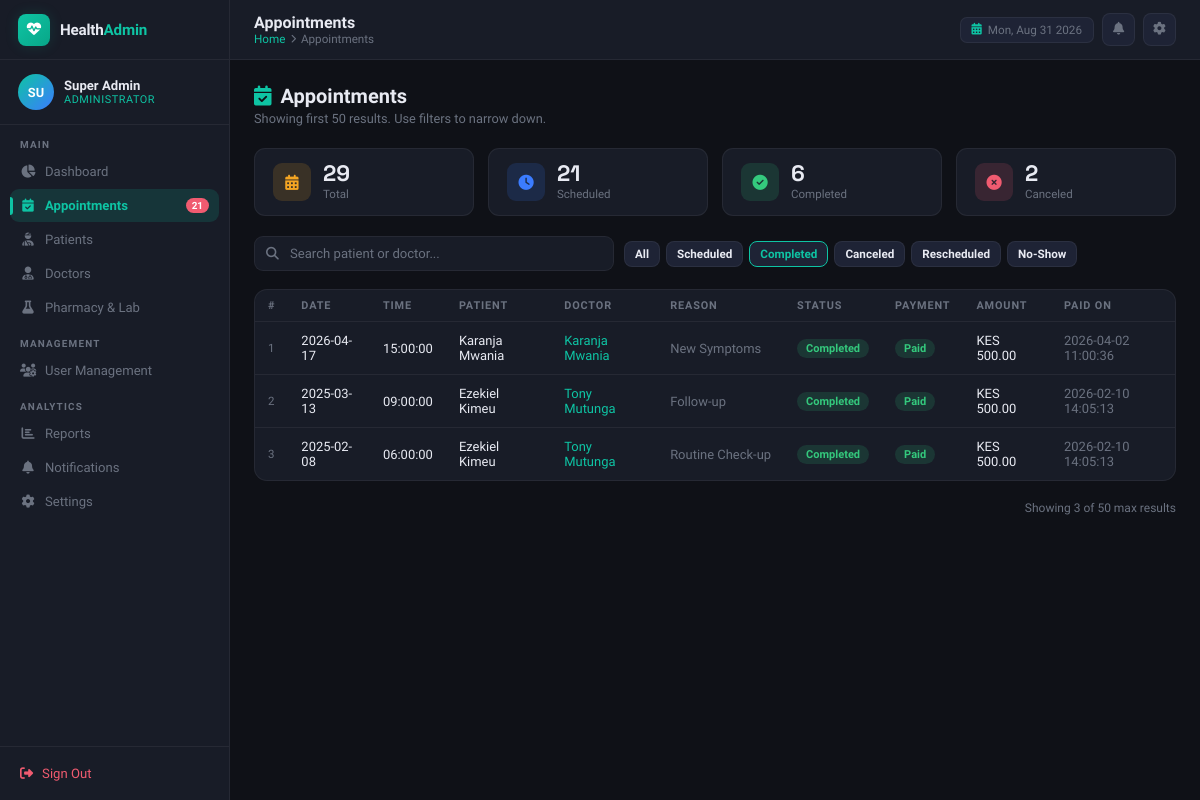
/admin/appointments.php?status=completed (signed in), run on an earlier commit of the app's database.
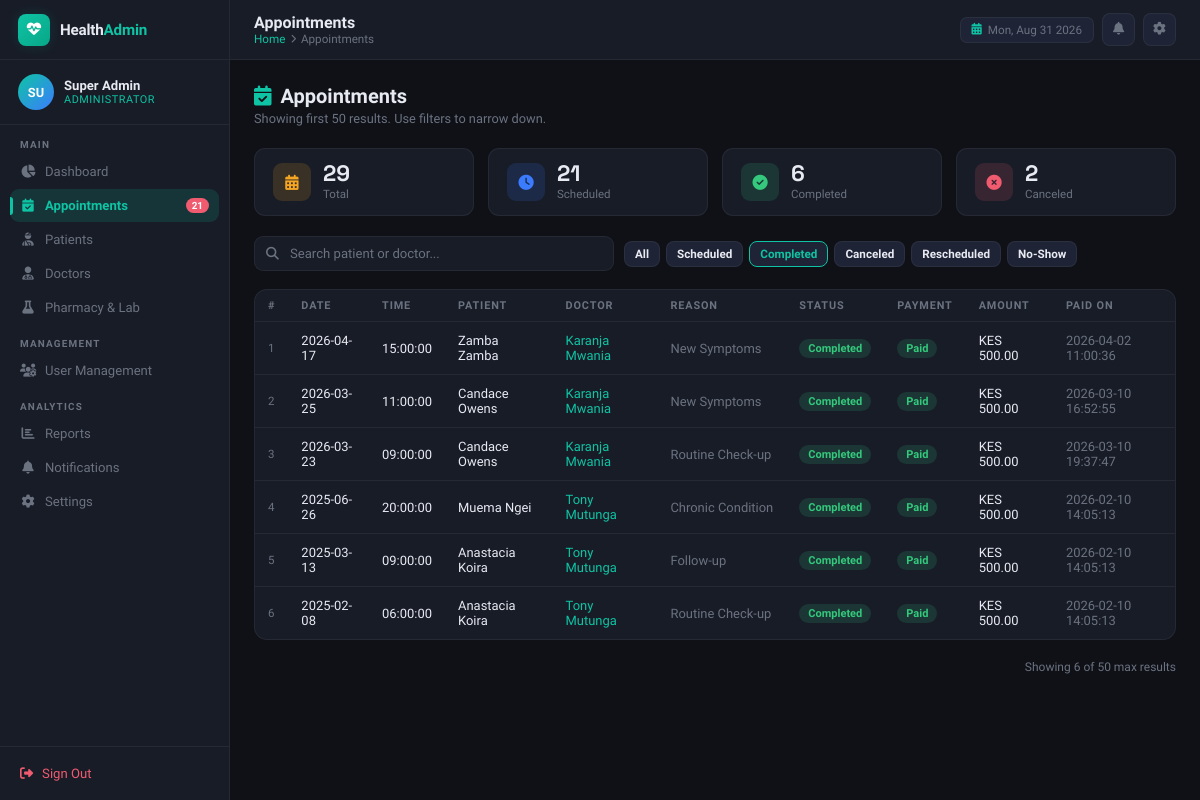
And on a later commit of the database.
### tables this page shows
CREATE TABLE `appointments` (
  `appointment_id` int(11) NOT NULL AUTO_INCREMENT,
  `patient_id` int(11) NOT NULL,
  `doctor_id` int(11) NOT NULL,
  `appointment_date` date NOT NULL,
  `appointment_time` time NOT NULL,
  `status` enum('scheduled','completed','canceled','no_show','rescheduled') NOT NULL DEFAULT 'scheduled',
  `payment_status` enum('pending','paid') DEFAULT 'pending',
  `payment_amount` decimal(10,2) DEFAULT 500.00,
  `payment_date` timestamp NULL DEFAULT NULL,
  `payment_method` varchar(50) DEFAULT NULL,
  `payment_reference` varchar(100) DEFAULT NULL,
  `created_at` timestamp NULL DEFAULT current_timestamp(),
  `updated_at` timestamp NULL DEFAULT NULL,
  `updated_by` int(11) DEFAULT NULL,
  `reason` enum('Routine Check-up','Follow-up','New Symptoms','Chronic Condition','Other') NOT NULL,
  `additional_notes` text DEFAULT NULL,
  `appointment_duration` int(11) NOT NULL DEFAULT 30 COMMENT 'minutes',
  PRIMARY KEY (`appointment_id`),
  UNIQUE KEY `ux_doc_datetime` (`doctor_id`,`appointment_date`,`appointment_time`),
  KEY `patient_id` (`patient_id`),
  KEY `doctor_id` (`doctor_id`),
  KEY `ix_appointments_updated_by` (`updated_by`),
  CONSTRAINT `appointments_ibfk_2` FOREIGN KEY (`doctor_id`) REFERENCES `users` (`user_id`) ON DELETE CASCADE,
  CONSTRAINT `fk_appointments_patient` FOREIGN KEY (`patient_id`) REFERENCES `users` (`user_id`) ON DELETE CASCADE,
  CONSTRAINT `fk_appointments_updated_by` FOREIGN KEY (`updated_by`) REFERENCES `users` (`user_id`) ON DELETE SET NULL
);

CREATE TABLE `users` (
  `user_id` int(11) NOT NULL AUTO_INCREMENT,
  `full_name` varchar(100) NOT NULL,
  `email` varchar(100) NOT NULL,
  `password_hash` varchar(255) NOT NULL,
  `phone_number` varchar(15) DEFAULT NULL,
  `role` enum('admin','doctor','patient','receptionist') NOT NULL,
  `specialization` varchar(100) DEFAULT NULL,
  `date_of_birth` date DEFAULT NULL,
  `gender` enum('male','female','other') DEFAULT NULL,
  `address` text DEFAULT NULL,
  `created_at` timestamp NULL DEFAULT current_timestamp(),
  PRIMARY KEY (`user_id`),
  UNIQUE KEY `email` (`email`)
);

### admin/appointments.php (the view, shortened to what the changed rows need)
<?php
require_once "../config/db.php";
$status_filter = $_GET['status'] ?? '';
$search        = trim($_GET['search'] ?? '');
$where_clauses = [];
$params        = [];
$types         = '';
if ($status_filter && $status_filter !== 'all') {
    $where_clauses[] = "a.status = ?";
    $params[]        = $status_filter;
    $types          .= 's';
}
$where_sql = $where_clauses ? 'WHERE ' . implode(' AND ', $where_clauses) : '';
$sql = "
    SELECT
        a.appointment_id,
        a.appointment_date,
        a.appointment_time,
        a.status,
        a.reason,
        u.full_name  AS patient_name,
        d.full_name  AS doctor_name,
        COALESCE(a.payment_status, 'unpaid') AS payment_status,
        a.payment_amount,
        a.payment_date
    FROM appointments a
    JOIN users     u  ON a.patient_id  = u.user_id
    JOIN users     d  ON a.doctor_id   = d.user_id AND d.role = 'doctor'
    $where_sql
    ORDER BY a.appointment_date DESC, a.appointment_time DESC
    LIMIT 50
";
$stmt = $conn->prepare($sql);
if ($params) {
    $stmt->bind_param($types, ...$params);
}
$stmt->execute();
$result = $stmt->get_result();
$rows   = $result->fetch_all(MYSQLI_ASSOC);
$total_q    = $conn->query("SELECT COUNT(*) AS c FROM appointments")->fetch_assoc()['c'];
$sched_q    = $conn->query("SELECT COUNT(*) AS c FROM appointments WHERE status='scheduled'")->fetch_assoc()['c'];
$done_q     = $conn->query("SELECT COUNT(*) AS c FROM appointments WHERE status='completed'")->fetch_assoc()['c'];
$cancel_q   = $conn->query("SELECT COUNT(*) AS c FROM appointments WHERE status='canceled'")->fetch_assoc()['c'];
?>
<!DOCTYPE html>
<html lang="en">
<head>
<?php include "sidebar.php"; ?>
</head>
<body>
<div class="main-wrap">
  <main class="page-content">
    <div class="page-header">
      <h2><i class="fas fa-calendar-check"></i> Appointments</h2>
      <p>Showing first 50 results. Use filters to narrow down.</p>
    </div>
    <div class="mini-stats">
      <div class="mini-stat"><div class="mini-stat-icon amber"><i class="fas fa-calendar-alt"></i></div><div><div class="mini-stat-val"><?= $total_q ?></div><div class="mini-stat-lbl">Total</div></div></div>
      <div class="mini-stat"><div class="mini-stat-icon blue"><i class="fas fa-clock"></i></div><div><div class="mini-stat-val"><?= $sched_q ?></div><div class="mini-stat-lbl">Scheduled</div></div></div>
      <div class="mini-stat"><div class="mini-stat-icon green"><i class="fas fa-circle-check"></i></div><div><div class="mini-stat-val"><?= $done_q ?></div><div class="mini-stat-lbl">Completed</div></div></div>
      <div class="mini-stat"><div class="mini-stat-icon rose"><i class="fas fa-circle-xmark"></i></div><div><div class="mini-stat-val"><?= $cancel_q ?></div><div class="mini-stat-lbl">Canceled</div></div></div>
    </div>
    <div class="search-wrap" style="flex-wrap:wrap;gap:10px;">
      <div class="search-input-wrap">
      </div>
      <div style="display:flex;gap:6px;flex-wrap:wrap">
        <?php
        $statuses = ['all'=>'All', 'scheduled'=>'Scheduled', 'completed'=>'Completed', 'canceled'=>'Canceled', 'rescheduled'=>'Rescheduled', 'no_show'=>'No-Show'];
        foreach ($statuses as $val => $label):
          $active = ($status_filter === $val || ($val==='all' && !$status_filter)) ? 'active' : '';
        ?>
        <a href="?status=<?= $val ?><?= $search?"&search=".urlencode($search):'' ?>" class="ha-btn ha-btn-ghost ha-btn-sm <?= $active ?>" style="<?= $active?'border-color:var(--teal);color:var(--teal)':'' ?>"><?= $label ?></a>
        <?php endforeach; ?>
      </div>
    </div>
    <div class="ha-card" style="padding:0;overflow:hidden">
      <div style="overflow-x:auto">
      <table class="ha-table" id="apptTable">
        <thead>
          <tr>
            <th>#</th>
            <th>Date</th>
            <th>Time</th>
            <th>Patient</th>
            <th>Doctor</th>
            <th>Reason</th>
            <th>Status</th>
            <th>Payment</th>
            <th>Amount</th>
            <th>Paid On</th>
          </tr>
        </thead>
        <tbody>
          <?php if (empty($rows)): ?>
          <tr><td colspan="10" style="text-align:center;color:var(--muted);padding:32px">No appointments found.</td></tr>
          <?php else: ?>
          <?php foreach ($rows as $i => $r): ?>
          <tr>
            <td style="color:var(--muted);font-size:.72rem"><?= $i+1 ?></td>
            <td style="font-weight:500"><?= htmlspecialchars($r['appointment_date']) ?></td>
            <td><?= htmlspecialchars($r['appointment_time']) ?></td>
            <td><?= htmlspecialchars($r['patient_name']) ?></td>
            <td style="color:var(--teal)"><?= htmlspecialchars($r['doctor_name']) ?></td>
            <td style="color:var(--muted);max-width:160px;white-space:nowrap;overflow:hidden;text-overflow:ellipsis"><?= htmlspecialchars($r['reason'] ?? '—') ?></td>
            <td><span class="ha-badge badge-<?= strtolower($r['status']) ?>"><?= ucfirst($r['status']) ?></span></td>
            <td><span class="ha-badge badge-<?= strtolower($r['payment_status']) ?>"><?= ucfirst($r['payment_status']) ?></span></td>
            <td><?= $r['payment_amount'] ? 'KES '.number_format($r['payment_amount'],2) : '—' ?></td>
            <td style="color:var(--muted)"><?= $r['payment_date'] ?? '—' ?></td>
          </tr>
          <?php endforeach; ?>
          <?php endif; ?>
        </tbody>
      </table>
      </div>
    </div>
    <div class="ha-page-info" style="text-align:right">Showing <?= count($rows) ?> of 50 max results</div>
  </main>
</div>
</body>
</html>

What changed in the data, as far as the page shows it:
changed appointments: patient.full_name "Karanja Mwania" → "Zamba Zamba"
now on this page (row edited): appointments: appointment_date "2026-03-25", appointment_time "11:00:00", patient.full_name "Candace Owens", doctor.full_name "Karanja Mwania", reason "New Symptoms", status "Completed", payment_status "Paid", payment_amount "500.00", payment_date "2026-03-10 16:52:55"
now on this page (row edited): appointments: appointment_date "2026-03-23", appointment_time "09:00:00", patient.full_name "Candace Owens", doctor.full_name "Karanja Mwania", reason "Routine Check-up", status "Completed", payment_status "Paid", payment_amount "500.00", payment_date "2026-03-10 19:37:47"
now on this page (row edited): appointments: appointment_date "2025-06-26", appointment_time "20:00:00", patient.full_name "Muema Ngei", doctor.full_name "Tony Mutunga", reason "Chronic Condition", status "Completed", payment_status "Paid", payment_amount "500.00", payment_date "2026-02-10 14:05:13"
changed appointments "Follow-up": patient.full_name "Ezekiel Kimeu" → "Anastacia Koira"
changed appointments (number 6 of 6 on the later page): patient.full_name "Ezekiel Kimeu" → "Anastacia Koira"
Also different on the page:
count($rows): "3" → "6"
